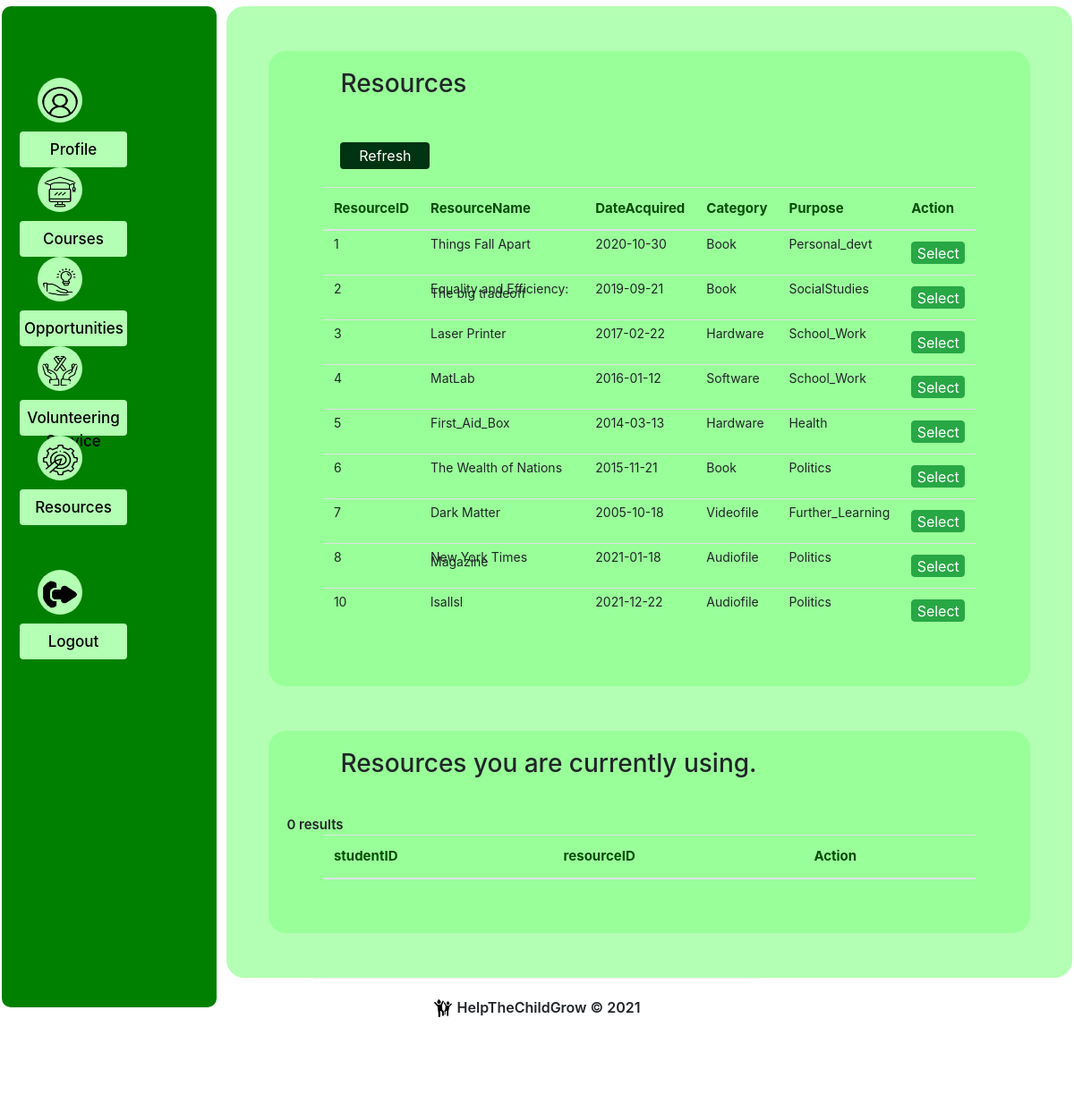
The page /Student/resources.php on the database its author committed.
### tables this page shows
CREATE TABLE `_Resource` (
  `resourceID` int(11) NOT NULL,
  `resourcename` varchar(50) DEFAULT NULL,
  `date_acquired` date DEFAULT '2021-01-01',
  `category` enum('Book','Videofile','Audiofile','Software','Hardware') DEFAULT NULL,
  `purpose` enum('Further_Learning','Personal_devt','Health','Politics','Economy','SocialStudies','School_Work') DEFAULT NULL
);

### Student/resources.php (the view, shortened to what this page needs)
<?php require('../database_credentials.php');
  $conn = new mysqli(servername,username,password,dbname);
  $sql1 = "SELECT * FROM `_Resource`";
?>
<!doctype html>
<html lang="en">
  <head>
    <link rel="stylesheet" href="https://stackpath.bootstrapcdn.com/bootstrap/4.3.1/css/bootstrap.min.css">
    <link rel="stylesheet" href="../css/style.css">
  </head>
   <body>
    <section>
        <div class="dashboard">
            <div class="sidebar">
                <span><img src="../images/profile.png" alt="home-icon"/><a href="profile.php">Profile</a> </span>
                <span><img src="../images/course.png" alt="courses-icon"/><a href="courses.php">Courses</a> </span>
                <span><img src="../images/opportunity.png" alt="opportunities-icon"/><a href="opportunities.php">Opportunities</a> </span>
                <span><img src="../images/voluntary.png" alt="vs-icon"/><a href="volunteeringservice.php">Volunteering Service</a> </span>
                <span><img src="../images/resources.png" alt="resources-icon"/><a href="resources.php">Resources</a> </span>
                <span style="margin-top:150px;"><img src="../images/logout.png" alt="logout-icon"/><a href="../login.php">Logout</a> </span>
            </div>
            <div class="display-dashboard">
                <form action="resources.php" method="post">
                    <div class="container-fluid cdiv1" >
                        <h3>Resources</h3>
                        <input type="submit" class="btn btn-success addbutton" name="view" value="Refresh">
                        <table class="table">
                            <thead>
                                <tr>
                                    <th scope="col">ResourceID</th>
                                    <th scope="col">ResourceName</th>
                                    <th scope="col">DateAcquired</th>
                                    <th scope="col">Category</th>
                                    <th scope="col">Purpose</th>
                                    <th scope="col">Action</th>
                                </tr>
                            </thead>
                            <tbody>
                                <?php
                                    $results= $conn->query($sql1);
                                    if ($results->num_rows > 0) {
                                        while($row = $results->fetch_assoc()) {
                                        echo "<tr style='
                                                line-height:5px;
                                                padding: 2px;
                                                font-size:14px;
                                                font-weight:400;'>";
                                        echo "<td>".$row["resourceID"]."</td>
                                                <td>".$row["resourcename"]."</td>
                                                <td>".$row["date_acquired"]."</td>
                                                <td>".$row["category"]."</td>
                                                <td>".$row["purpose"]."</td>";
                                        ?><td colspan='2'>
                                            <a href="resources.php?selectid=<?php echo $row['resourceID'];?>"
                                            class='btn btn-success' style="height:25px; width:60px; padding:0; margin-top:0;">Select</a>
                                            </td>
                                        </tr>
                                        <?php
                                        }
                                    } else {
                                        echo "0 results";
                                    }
                                ?>
                            </tbody>
                        </table>
                    </div>
                    <div class="container-fluid cdiv1 special-bottom-margin" >
                        <h3>Resources you are currently using.</h3>
                        <table class="table">
                            <thead>
                                <tr>
                                    <th scope="col">studentID</th>
                                    <th scope="col">resourceID</th>
                                    <th scope="col">Action</th>
                                </tr>
                            </thead>
                        </table>
                    </div>
                </form>
            </div>
        </div>
    </section>
    <footer style="clear:both;">
        <p><img src="../images/happy-children.png" alt="footer-image" class="footer-image"> HelpTheChildGrow &copy; 2021</p>
    </footer>
  </body>
</html>

### css/style.css (style rules this page uses)
body { background-color: white; }
* { box-sizing: border-box }
input[type=submit] { background-color: #003311; color: white; padding: 14px 20px; margin: 8px 0; border: none; cursor: pointer; width: 100%; }
div.dashboard { width:100%; height: 100%; margin:0; background-color:white; padding:2px; margin-top:5px; margin-bottom:40px; border-radius:20px; }
div.sidebar { width: 20%; position: fixed; z-index: 1; margin:0; border-radius: 10px; margin-left:0; position:fixed; height:90%; float:left; padding:80px 20px; background-color:#008000; }
div.display-dashboard { width:79%; margin-left:1%; height:100%; float:right; background-color:white; border-radius: 20px; background-color:#b3ffb3; }
div.sidebar span { display:block; margin:auto; width:100%; height:60px; margin-bottom:25px; }
div.sidebar img { width:50px; height:50px; margin-left: 20px; margin-right:20px; padding:5px; padding-top:10px; float:left; background-color: #b3ffb3; border-radius: 50%; }
div.sidebar a { display:block; width:60%; height:40px; padding:5px; padding-top:8px; cursor:pointer; text-align: center; background-color: #b3ffb3; text-decoration: none; color:black; font-size: 17px; font-weight:500; margin-top:10px; float:left; border-radius: 4px; }
footer { width: 500px; margin:auto; margin-top:100px; height:150px; text-align: center; border-width: 500px; padding-top:20px; border-top:1px solid #f1f1f1; }
img.footer-image { width:20px; height:20px; display:inline; margin-right:2px; }
footer p { font-weight:600; }
div.cdiv1 { width:90%; margin:auto; margin-top:50px; font-weight: 600; background-color:#99ff99; text-align: left; font-size: 15px; padding:20px; border-radius: 20px; }
.cdiv1 h3 { margin-left:60px; margin-bottom:40px; }
.cdiv1 table { width:90%; margin:auto; margin-bottom:40px; }
.cdiv1 table td { text-align: left; }
input[type=submit].addbutton { width:100px; height:30px; text-align: center; padding:2px; text-align: center; margin-left:60px; margin-bottom: 20px; }
.table thead { color:#004d00; border-bottom:1px solid #333; }
div.special-bottom-margin { margin-bottom:50px; }

### rows shown on the page
_resource: resourceID "1", resourcename "Things Fall Apart", date_acquired "2020-10-30", category "Book", purpose "Personal_devt"
_resource: resourceID "2", resourcename "Equality and Efficiency: The big tradeoff", date_acquired "2019-09-21", category "Book", purpose "SocialStudies"
_resource: resourceID "3", resourcename "Laser Printer", date_acquired "2017-02-22", category "Hardware", purpose "School_Work"
_resource: resourceID "4", resourcename "MatLab", date_acquired "2016-01-12", category "Software", purpose "School_Work"
_resource: resourceID "5", resourcename "First_Aid_Box", date_acquired "2014-03-13", category "Hardware", purpose "Health"
_resource: resourceID "6", resourcename "The Wealth of Nations", date_acquired "2015-11-21", category "Book", purpose "Politics"
_resource: resourceID "7", resourcename "Dark Matter", date_acquired "2005-10-18", category "Videofile", purpose "Further_Learning"
_resource: resourceID "8", resourcename "New York Times Magazine", date_acquired "2021-01-18", category "Audiofile", purpose "Politics"
_resource: resourceID "10", resourcename "lsallsl", date_acquired "2021-12-22", category "Audiofile", purpose "Politics"
